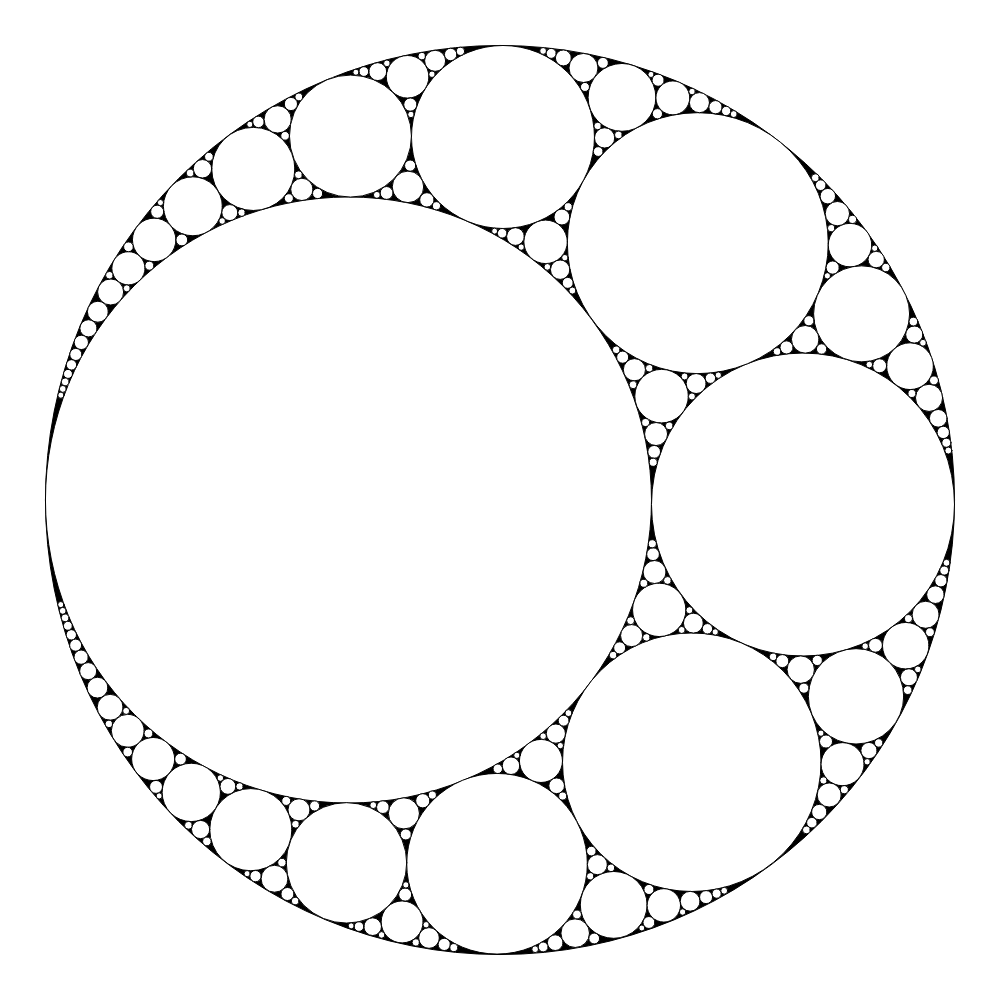
Frame 1 (no input)
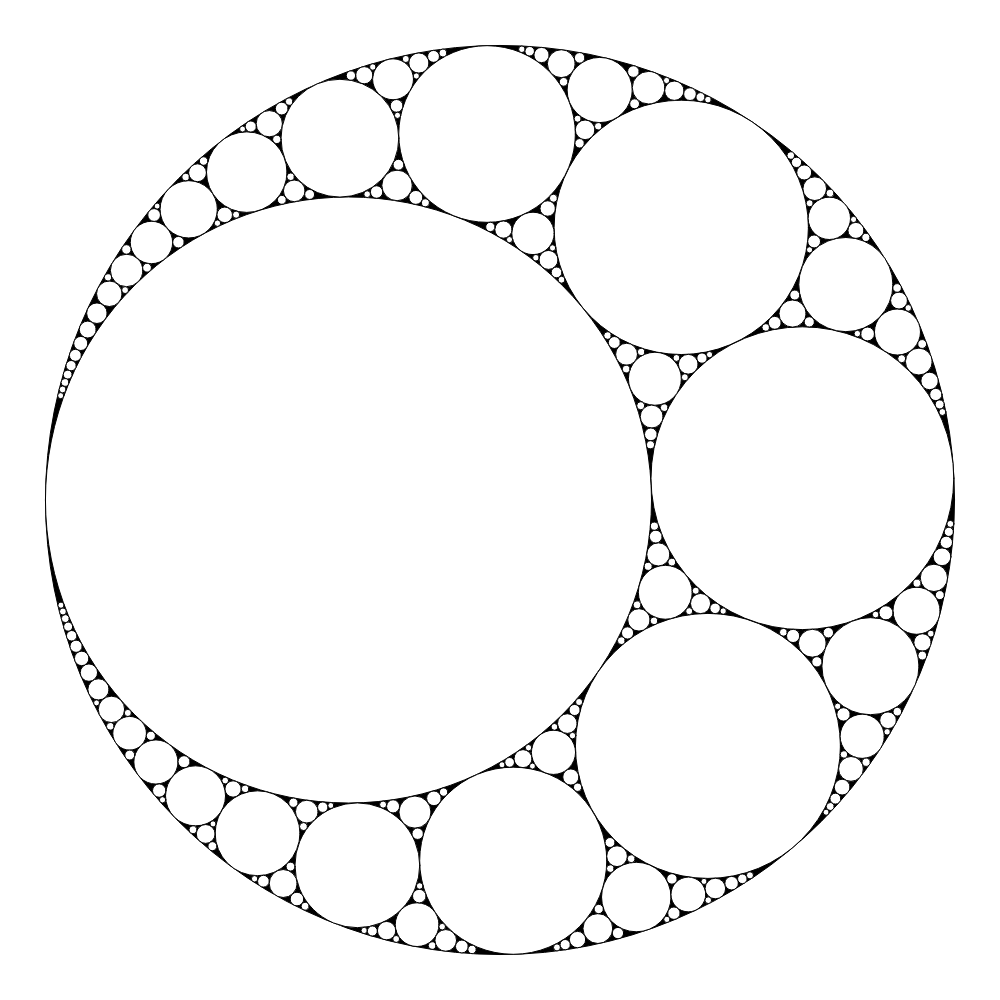
Frame 60 (no input)
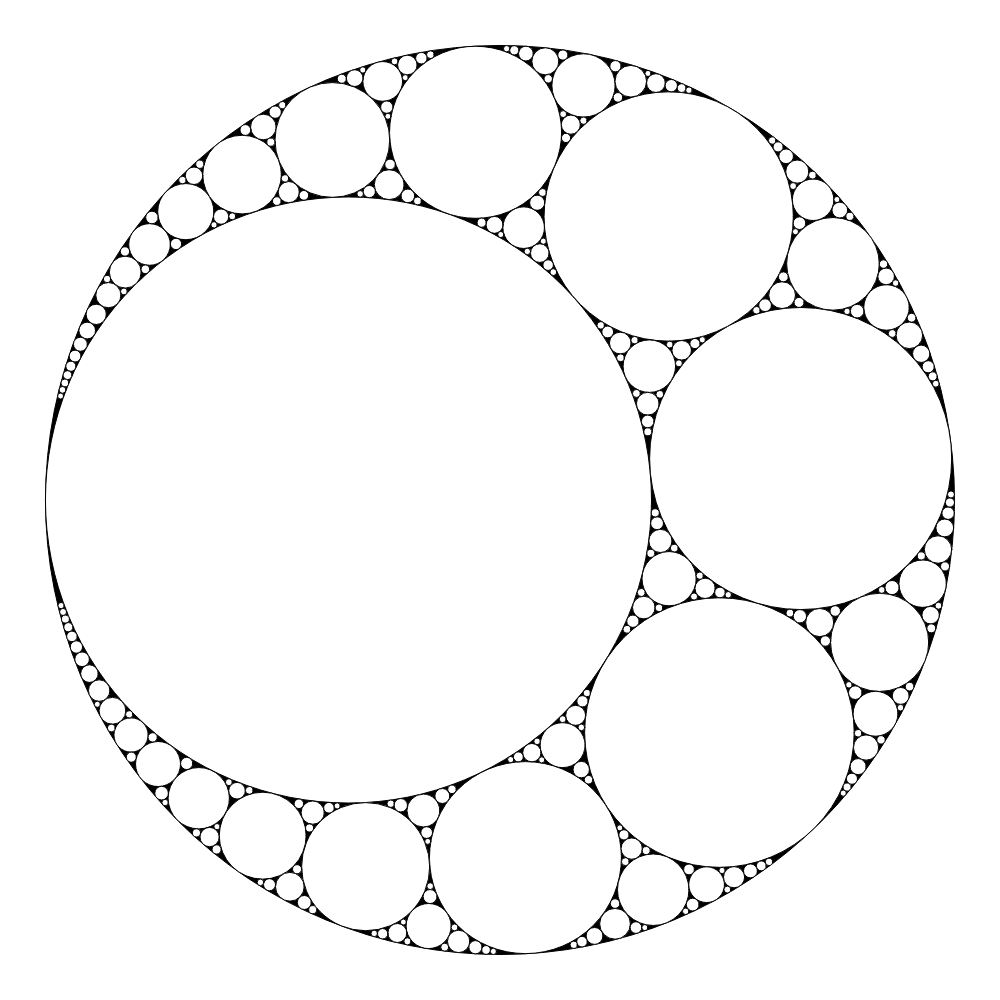
Frame 120 (the mouse pressed at the canvas centre since frame 60)

The p5.js sketch that drew these frames (run headless with seeded random() and noise() and a simulated clock; from frame 60 on, the mouse is pressed at the canvas centre):

// p5.js sketch
// ── sketch.js
///////////////////////////////////////////////////////////////////////////////
/// OBS: THIS CODE IS NOT MINE, IT'S JUST THE BASE TO CREATE MY OWN VERSION ///
///////////////////////////////////////////////////////////////////////////////


var circles;
var theta;
var side;

var circle_1,circle_2,circle_3,initial_decartes;

function setup() {
    side = windowWidth < windowHeight ? windowWidth:windowHeight;
    createCanvas(side,side); 
    background(0);

    t = 0.0;

    //We need three tangent circles to start off with.
    //radii 
    var r1 = side/2.2;
    var r2 = (2.0/3.0)*r1;
  
    //centers 
    z1 = new complex(side/2,side/2);
    var touchPoint = new complex(side/2-r1,side/2);
    z2 = touchPoint.add(new complex(r2,0));

    //curvatures
    var k1 = -1/r1;
    var k2 = 1/r2;

    //initial circles
    circle_1 = new Circle(z1.scale(k1),k1);
    circle_2 = new Circle(z2.scale(k2),k2);

    theta = 0.0;
    circle_3 = thirdCircle(circle_1,circle_2,theta);

	//we'll need these to test against latter so we can reset.
    initial_decartes = decartes(circle_1,circle_2,circle_3);


    frameRate(30)
} 
          
function draw() {
  	//update
    theta += 0.01;
	
  	//we need three touching circles to start off the algorythm.
  	//Circles 1 and 2 are fixed, one inside the other. 
  	//We roll the third one around in the space between them.
    circle_3 = thirdCircle(circle_1,circle_2,theta);

    if(circle_3.isEqual(initial_decartes[0] )|| circle_3.isEqual(initial_decartes[1])){
        //our third circle now is equal to one of the circles that was touching our third circle at theta = 0.0
        //That means we can jump back to the beginning seamlessly
        theta = 0.0;                
    }

    //we've set them up to be touching tangent to the other two
    circle_1.tangentCircles = [circle_2,circle_3];
    circle_2.tangentCircles = [circle_1,circle_3];
    circle_3.tangentCircles = [circle_2,circle_1];

    circles = [circle_1,circle_2,circle_3];

    
    n=0;
    while(circles.length<1000 && n<20){
        n++;
        var incompleteCircles = circles.filter((x) => x.tangentCircles.length>0  && x.tangentCircles.length<5);
        var completion = incompleteCircles.reduce( function(acc,obj) { return concat(acc,apollonian(obj));},[]);
        circles = concat(circles,completion);
    }
    //println(circles.length + "," + n);
  
  
    //draw all the circles!
  	background(255);
    circles.map((x) => x.draw());

    //println(frameRate())
    //noLoop();
}

function thirdCircle(c1,c2,angle){
    //first guess at z3 and r3
    //As a first guess assume the center of c3 lies on the cirle that is the average of the first two
    //This is true at theta==0
    var r_a = 0.5*(c1.r + c2.r);
    var z_a = c1.center.add(c2.center).scale(0.5);


    var dz3 = new complex(r_a*cos(angle),r_a*sin(angle));

    var z3 = z_a.add(dz3);
    var r3 = 0.0;

    //iterativly improve our guess of r3,z3
    for(var i=0;i<200;i++){
      r3 = find_r3(z3,c1.center,c1.r);
      z3 = find_z3(c2.center,c2.r,r3,theta);
    }

    //curvature
    var k3 = 1/r3;

    return new Circle(z3.scale(k3),k3);
}

function find_z3(z2,r2,r3,theta){
    var n = new complex(cos(theta),sin(theta));
    return z2.add(n.scale(r2+r3));
}

function find_r3(z3,z1,r1){
    var dz = z3.minus(z1);
    return r1 - dz.modulus();
}

function apollonian(c){
    //Apply Decartes theorem iterativly to pack circles within a circle.
    //https://en.wikipedia.org/wiki/Apollonian_gasket
    if(c.tangentCircles.length<2)return [];
    if(c.tangentCircles.length==2) return decartes(c,c.tangentCircles[0],c.tangentCircles[1]);

    c1 = c.tangentCircles[0];
    c2 = c.tangentCircles[1];
    c3 = c.tangentCircles[2];

    //Each call to decartes returns a pair of circles. 
    //One we already have, so we filter it out. We'll also filter out circles that are too small.
    var r_min = 3.0;

    var c23 = decartes(c,c2,c3).filter((x)=> !c1.isEqual(x) && x.r > r_min);
    var c13 = decartes(c,c1,c3).filter((x)=> !c2.isEqual(x) && x.r > r_min);
    var c12 = decartes(c,c1,c2).filter((x)=> !c3.isEqual(x) && x.r > r_min);
    //return c23;
    return concat(c23,concat(c12,c13));
}


function decartes(c1,c2,c3){
    //Decartes Theorem: Given three tangent circles we can find a fourth and a fifth.
    //https://en.wikipedia.org/wiki/Descartes%27_theorem
    var k_plus = c1.k + c2.k + c3.k + 2*sqrt(c1.k*c2.k + c3.k*c2.k + c1.k*c3.k);
    var k_minus = c1.k + c2.k + c3.k - 2*sqrt(c1.k*c2.k + c3.k*c2.k + c1.k*c3.k);

    var c12 = c1.z.mult(c2.z);
    var c23 = c2.z.mult(c3.z); 
    var c31 = c3.z.mult(c1.z); 

    var t1 = c1.z.add(c2.z.add(c3.z));
    var t2 = c12.add(c23.add(c31));
    var t3 = t2.sqrt().scale(2.0);                

    var z_plus = t1.add(t3);
    var z_minus = t1.minus(t3);

    var c_plus = new Circle(z_plus,k_plus);
    var c_minus = new Circle(z_minus,k_minus);

    c_plus.tangentCircles = [c1,c2,c3];
    c_minus.tangentCircles = [c1,c2,c3];

    //These now have a full set so we don't care anymore
    c1.tangentCircles = [];
    c2.tangentCircles = [];
    c3.tangentCircles = [];

    return [c_plus,c_minus];
}

function Circle(z,k) {
    //k is the curvature.
    //z is the position expressed as a complex number and divided by the curvature.
    //This is a convienient quantity for decartes therom.
    this.k = k;
    this.r = 1/abs(k);
    this.z = z;


    this.center = z.scale(1.0 /k);

    this.description = function(){
        //println( "Circle center: (" + this.center.x + "," + this.center.y + ")  radius:" + this.r + "curvature:" +this.k);
    }

    this.tangentCircles = []

    this.isEqual = function(c) {
        var tolerance = 2.0;

        var  equalR = abs(this.r - c.r) < tolerance;
        var  equalX = abs(this.center.x - c.center.x) < tolerance;
        var  equalY = abs(this.center.y - c.center.y) < tolerance;

        return equalR && equalX && equalY;
    }

    this.draw = function(){
        if(k>0){
            fill(255);
        }
        else{
            fill(0);
        }

        ellipse(this.center.x,this.center.y,2*this.r,2*this.r);
    }
  
}

function complex(x,y) {
    this.x = x;
    this.y = y;

    this.add = function(z){
          return new complex(this.x + z.x,this.y + z.y);
    }

    this.minus = function(z){
          return new complex(this.x - z.x,this.y - z.y);
    }

    this.mult = function(z){
          return new complex(this.x * z.x - this.y * z.y ,this.x * z.y + this.y * z.x);
    }

    this.scale = function(s){
          return new complex(this.x * s  ,this.y * s);
    }

    this.sq = function() {
          return this.mult(this);
    }

    this.sqrt = function() {
          var r = sqrt(this.modulus());
          var arg = this.arg()/2.0;
          return new complex(r*cos(arg),r*sin(arg));
    }

    this.modulus = function() {
          return sqrt(this.x * this.x + this.y * this.y);
    }

    this.arg = function() {
          return atan2(this.y,this.x);
    }
}
